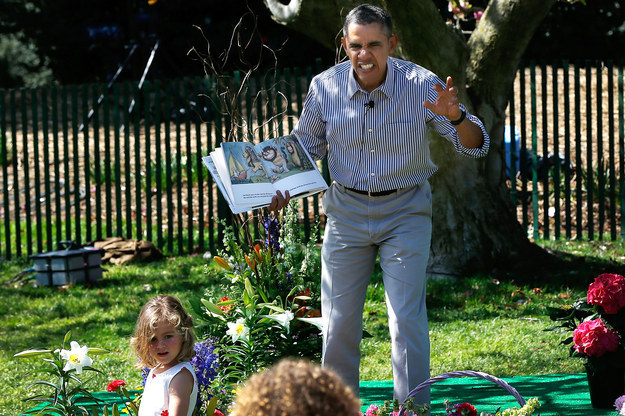
%> input picture ALIASING__Obama_in_striped_shirt__Getty_Images_enhanced.jpg, 625 x 416 px
$ octave --eval "contrast_enhancement_methods('../ALIASING__Obama_in_striped_shirt__Getty_Images_enhanced.jpg');"   (GNU Octave 9; MATLAB toolbox functions it lacks are replaced by stand-ins)
%> lines starting %> are read from the running program, lines starting %| are printed output that depends on the picture
function contrast_enhancement_methods(im_path)

    % read input image
    im_gry = im2double(imread(im_path));

    if (ndims(im_gry) == 3)
        % select green channel
        im_gry = im_gry(:,:,2);
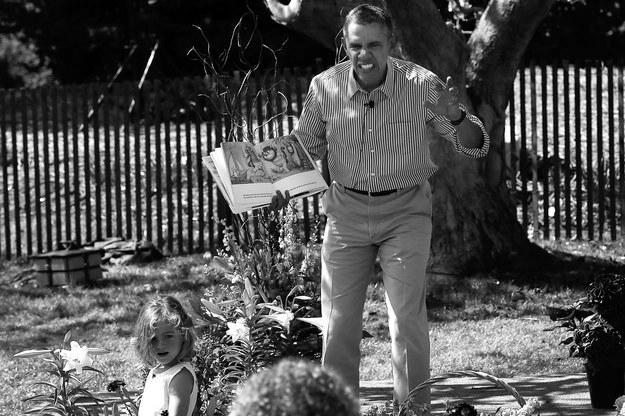
%> im_gry: size 416x625 double; min 0, max 1, mean 0.32
    end

    imwrite(im_gry, 'gray.jpg');

    % log. It enhanced dark areas in the image
    im_log(im_gry)

    % gamma correction
    im_gamma(im_gry)

    % exponentiation
    im_exp(im_gry);

    % square root
    im_pow(im_gry, 0.5);

    % cube root
    im_pow(im_gry, (1/3));

    % square
    im_pow(im_gry, 2);

    % cube
    im_pow(im_gry, 3);

    % histogram equilization
    hist_eq(im_gry);

    % im adjust
    im_adjust(im_gry);

    % dynamic ranging
    im_dynamic_range(im_gry);

    % hist stretching
    im_hist_stretch(im_gry);

    % hist match. Can not do histogram matching without reference image
    % im_hist_match( im_gry, im_gry );

end

function im_dynamic_range(im_gry)

    % hype-parameter
    alpha = 0.5;
    im_new = (1+alpha).^im_gry - 1;
    display(im_new, 'Modified by using dynamic ranging');

end

function im_hist_stretch(im_gry)

    % Using stetchlim function for implementing histogram stetch
    im_new = imadjust(im_gry, stretchlim(im_gry), []);
    display(im_new, 'Modified by using histogram stretching');

end

function im_gamma(im_gry)
    im_new = imadjust(im_gry,[],[],0.5);
    display(im_new, 'Modified by using gamma correction');
end


function im_exp(im_gry)

    % exp^(each value)
    im_new = exp(im_gry);
    im_new = mat2gray(im_new);
    display(im_new, 'Modified by taking exp of EACH VALUE');

end


function im_log(im_gry)

    % Take the log of it by adding 1, to avoid taking log of zero.
    im_new = log(im_gry + 1);

    % Normalize to the range 0-1.
    im_new = mat2gray(im_new);

    display(im_new, 'Modified by taking log of EACH VALUE');

end

function display(im_new, im_title)

    % diplay the image
    figure('Position',[200 10 1024 800]);
    imshow( im_new );
    colormap(gray);
    axis on;
    title(im_title);
    pause(2);

end

function im_pow(im_gry, ex)

    % pow transform
    im_new = im_gry.^(ex);
    str = strcat('Modified by taking (EACH VALUE)^{', num2str(ex),'}');
    display(im_new, str);

end

function hist_eq(im_gry)

    % histogram equalization
    im_new = histeq( im_gry );
    display(im_new, 'Modified by using histeq');
end

function im_adjust(im_gry)

    % imagjust
    im_new = imadjust( im_gry );
    display(im_new, 'Modified by using imadjust');
end

function im_hist_match(im_gry)

    % histogram matching
    im_new = imhistmatch( im_in_gry, im_ref_gry );
    display(im_new, 'Modified Using Histogram Matching');
end
%> in im_gamma, `im_new = imadjust(im_gry,[],[],0.5);`:
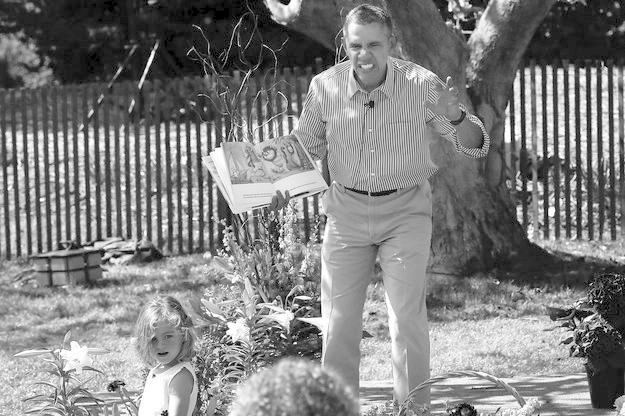
%> im_new: size 416x625 double; min 0, max 1, mean 0.507
%> in im_exp, `im_new = exp(im_gry);`:
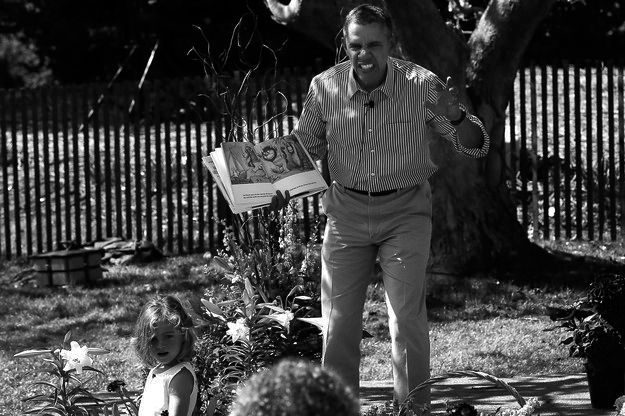
%> im_new: size 416x625 double; min 1, max 2.72, mean 1.43; drawn with min black and max white
%> call 2 of im_pow, with ex = 0.333
%> in im_pow (call 2), `im_new = im_gry.^(ex);`:
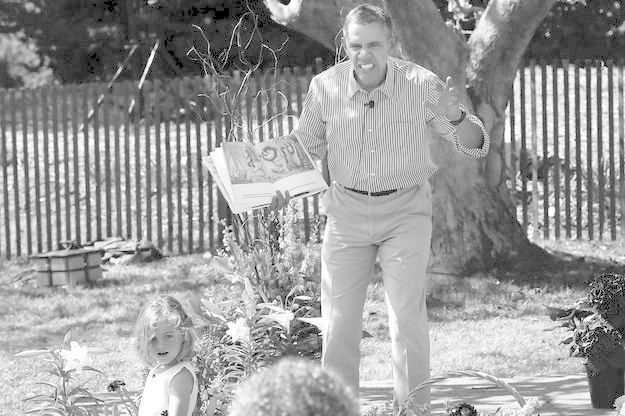
%> im_new: size 416x625 double; min 0, max 1, mean 0.616
%> call 3 of im_pow, with ex = 2
%> in im_pow (call 3), `im_new = im_gry.^(ex);`:
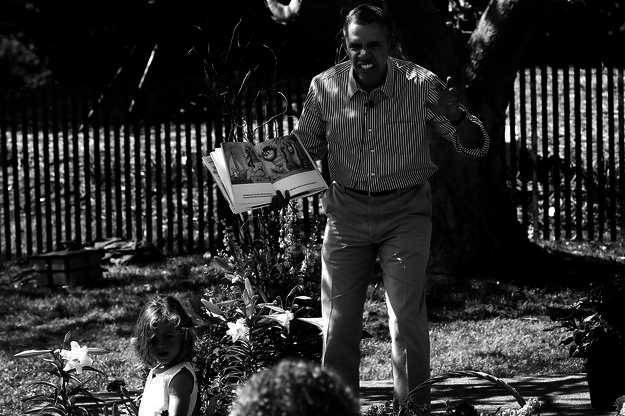
%> im_new: size 416x625 double; min 0, max 1, mean 0.172
%> call 4 of im_pow, with ex = 3
%> in im_pow (call 4), `im_new = im_gry.^(ex);`:
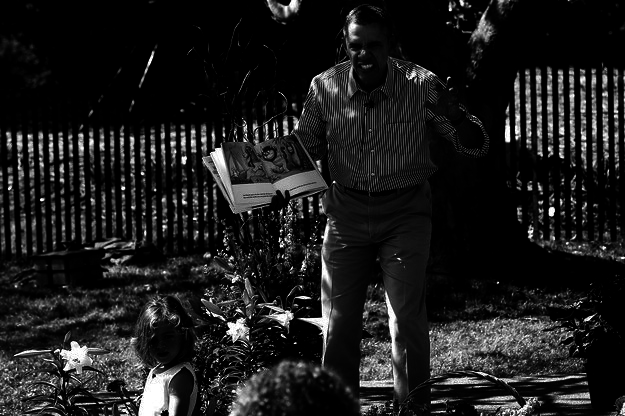
%> im_new: size 416x625 double; min 0, max 1, mean 0.112
%> in im_dynamic_range, `im_new = (1+alpha).^im_gry - 1;`:
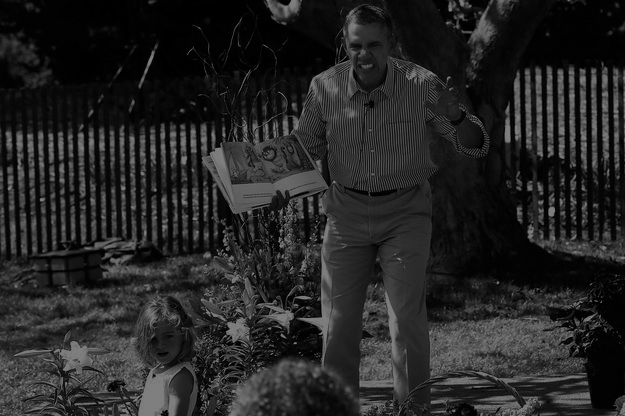
%> im_new: size 416x625 double; min 0, max 0.5, mean 0.145

$ run again, on Chelsea_and_Hillery_Clintons_Selfies.jpg
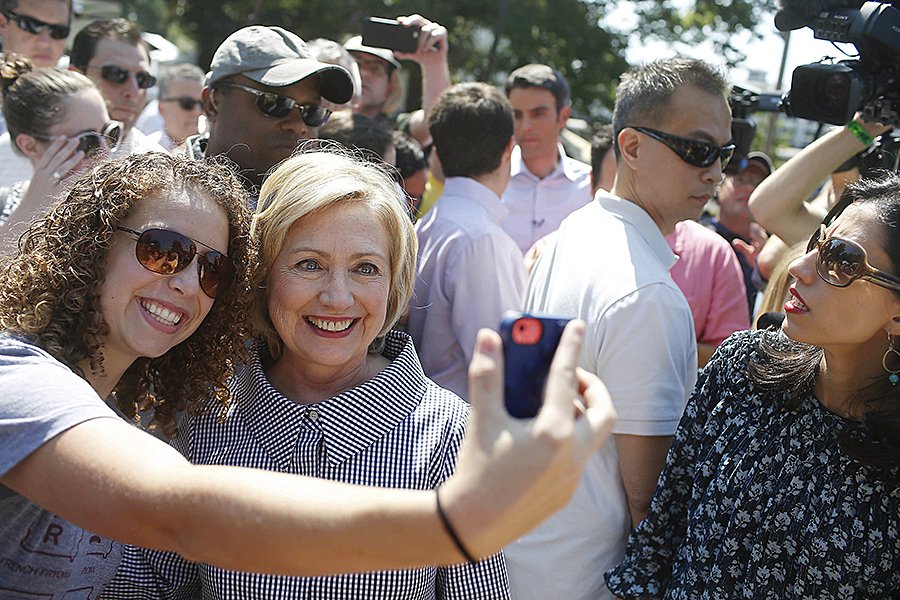
%> input picture Chelsea_and_Hillery_Clintons_Selfies.jpg, 900 x 600 px
%> in im_pow (call 4), `im_new = im_gry.^(ex);`:
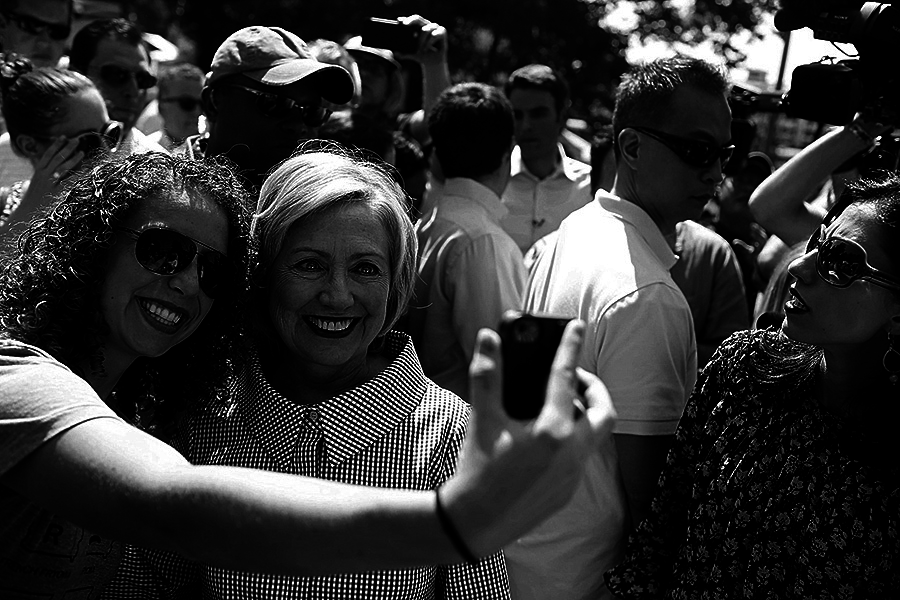
%> im_new: size 600x900 double; min 0, max 1, mean 0.197
%> in im_dynamic_range, `im_new = (1+alpha).^im_gry - 1;`:
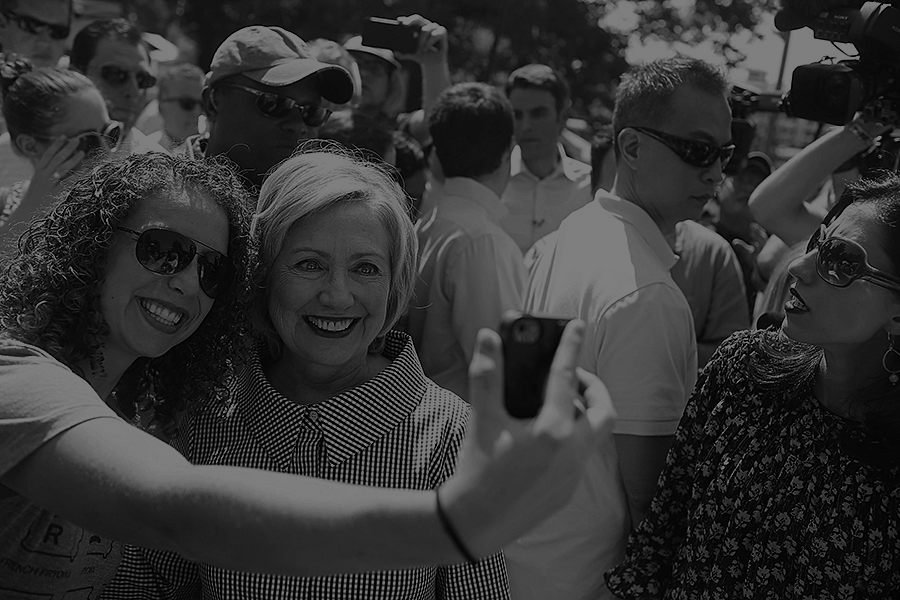
%> im_new: size 600x900 double; min 0, max 0.5, mean 0.202
